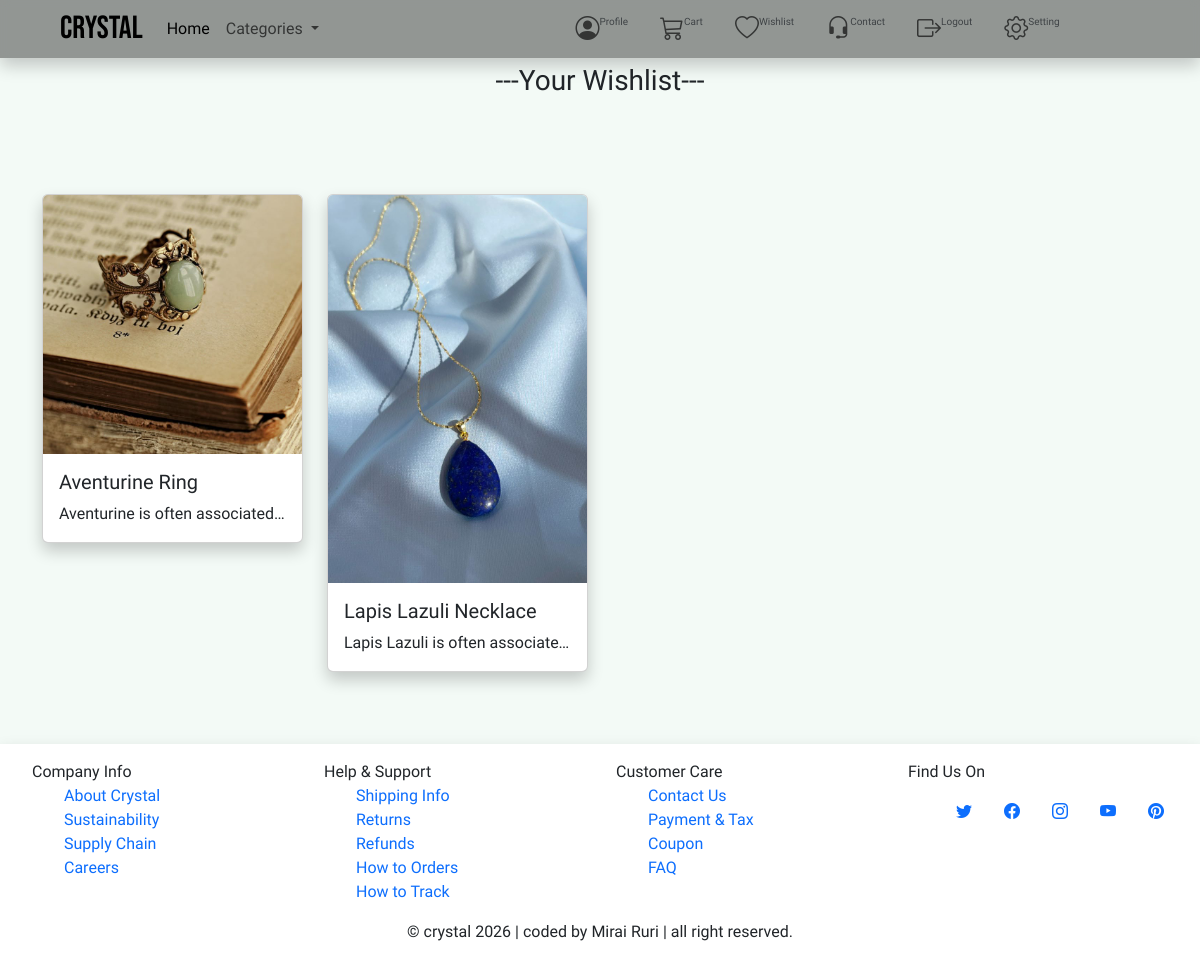
/wish/list/view/ (signed in), run on the app's committed database.
### myapp/models.py (models this page shows, shortened)
class WishListModel(TimeStampedModel):
    user = models.ForeignKey(User, on_delete=models.CASCADE)
    product = models.ForeignKey(ProductModel, on_delete=models.CASCADE)
    class Meta:
        verbose_name = "WishList"
        verbose_name_plural = "WishLists"
        unique_together = ("user", "product")  # prevents duplicates

class ProductModel(TimeStampedModel):
    name = models.CharField(max_length=200)
    price = models.IntegerField(default=0)
    description = models.TextField()
    stock = models.PositiveIntegerField(default=0)
    image = models.ImageField(
        upload_to="product_images",
        null=True,
        blank=True,
        default="product_images/default_product.png",
    )
    is_active = models.BooleanField(default=True)
    category = models.ForeignKey(
        CategoryModel,
        on_delete=models.SET_NULL,
        null=True,
        blank=True,
    )
    reaction = models.ManyToManyField(User, blank=True)
    class Meta:
        verbose_name = "Product"
        verbose_name_plural = "Products"

### myapp/views.py (the view)
# urls.py: path("wish/list/view/", views.wishlist_view),
def wishlist_view(request):
    items = WishListModel.objects.filter(user=request.user)
    return render(request, "wishlist.html", {"items": items})

### templates/wishlist.html (shortened to what this page needs)
{% extends 'components/base.html' %}
{% block body %}
<h3 class="text-center p-lg-5">---Your Wishlist---</h3>
<div class="container my-5">
    <div class="row mb-lg-5" data-masonry='{"percentPosition": true }'>
        {% if items %}
        {% for item in items %}
        <div class="col-lg-3 mb-4">
            <div class="card product" data-bs-toggle="modal" data-bs-target="#detailModal{{ item.product.id }}">
                <div class="product_image">
                    {% if item.product.image %}
                    <img src="{{ item.product.image.url }}" alt="{{ item.product.name }}" class="card-img-top image">
                    {% else %}
                    <img src="{{ MEDIA_URL }}product_images/default_product.png" alt="{{ item.product.name }}"
                        class="card-img-top image">
                    {% endif %}
                </div>
                <div class="card-body">
                    <h5 class="card-title">{{ item.product.name }}</h5>
                    <p class="card-text text-truncate">{{ item.product.description }}</p>
                </div>
            </div>
        </div>
        {% endfor %}
        {% else %}
        <div class="text-center align-middle">
            <img src="{{ MEDIA_URL }}static_images/no_product.png" alt="No Products Added Yet"
                style="width: 300px; height: 300px; object-fit: cover;">
            <p class="text-muted">No wishlists found.</p>
        </div>
        {% endif %}
    </div>
</div>
{% endblock %}

### static/css/style.css (style rules this page uses)
* { font-family: "Dosis", sans-serif; font-optical-sizing: auto; font-style: normal; list-style-type: none; text-decoration: none; }
body { background: #F3FAF6; }
.product_image { width: 100%; height: 100%; overflow: hidden; }
.card.product { box-shadow: 0 0.5rem 1rem rgba(0, 0, 0, 0.2); }
.card-img-top.image { transition: transform 0.5s ease; }

### data on the page
WishListModel: product.image (picture), product.name "Aventurine Ring", product.description "Aventurine is often associated…"
WishListModel: product.image (picture), product.name "Lapis Lazuli Necklace", product.description "Lapis Lazuli is often associate…"
